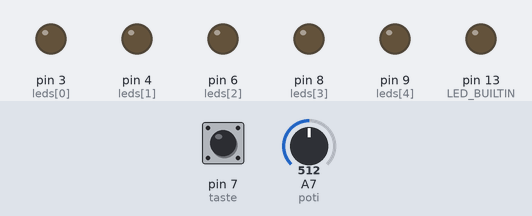
This sketch was run on a simulated Arduino Nano, built with avr-gcc and run on an emulated ATmega328P. On the bench: output pins drawn as LEDs (lit = HIGH). The test bench sets the inputs (shaded band); at power-on: pin 7 (taste) LOW, A7 (poti) = 512.

Above: at 1.2 s.
1.3 s: pin 7 (taste) pulled HIGH for 0.15 s
At 2.0 s:
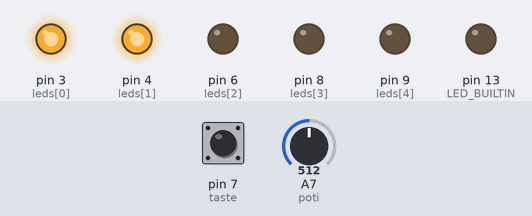
2.9 s: A7 (poti) set to 602
4.4 s: A7 (poti) set to 631
At 4.8 s:
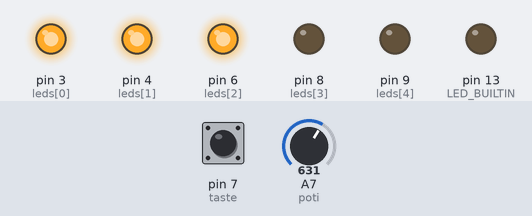
5.9 s: pin 7 (taste) pulled HIGH for 1 s
At 6.7 s:
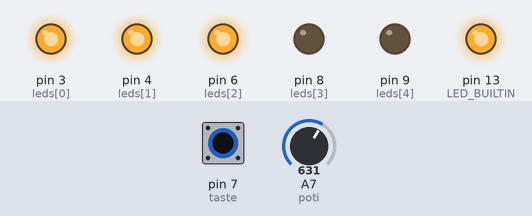
8.4 s: pin 7 (taste) pulled HIGH for 3.2 s
At 9.1 s:
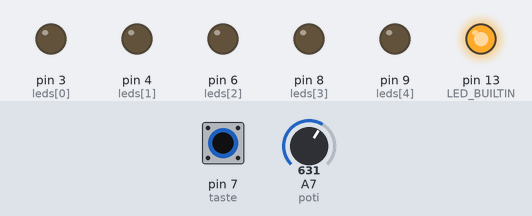
13.1 s: A7 (poti) set to 810
14.6 s: A7 (poti) set to 831
At 15.0 s:
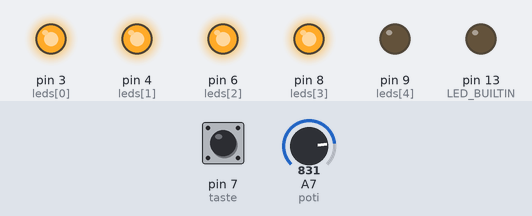
Timing chart, 0 to 17.1 s (numbered marks = the images above; inputs shaded):
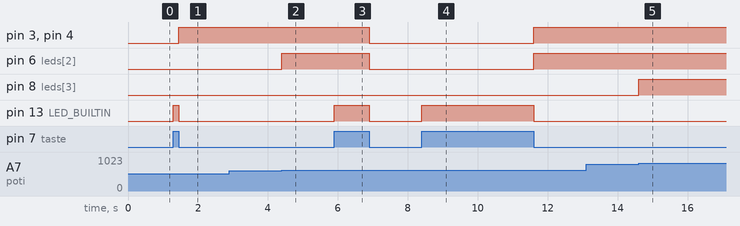

The sketch:

19pegel.ino
```cpp
//19pegel
//Franzis Adventskalender für Arduino

int leds[] = {3, 4, 6, 8, 9};
int taste = 7;
int poti = A7;
int n = 5;
bool r = false;

void setup() {
  pinMode(LED_BUILTIN, OUTPUT);
  pinMode(taste, INPUT);
  for(int i = 0; i < n; i++) {
    pinMode(leds[i], OUTPUT);
  }
}

void loop() {
  if(digitalRead(taste) == HIGH) {
    while(digitalRead(taste) == HIGH) {
      digitalWrite(LED_BUILTIN, HIGH);
    }
    digitalWrite(LED_BUILTIN, LOW);
    r = !r;
  }
  if(r) {
    int s = analogRead(poti);
    int p = map(s, 0, 1023, 0, n);
    for(int i = 0; i < n; i++) {
      if(i < p) {
        digitalWrite(leds[i], HIGH);
      }
      else {
        digitalWrite(leds[i], LOW);
      }
    }
  }
  else {
    for(int i = 0; i < n; i++) {
      digitalWrite(leds[i], LOW);
    }
  }
}
```

Measured:
- the behaviour switches between 613 and 614 on A7 (poti) (found by bisection; images 1 and 2)
- the behaviour switches between 818 and 819 on A7 (poti) (found by bisection; images 4 and 5)
- after the input at 1.3 s, pin 3 (leds[0]), pin 4 (leds[1]): LOW → HIGH after 0.15 s; pin 13 (LED_BUILTIN): LOW → HIGH at once, → LOW 0.15 s later
- after the input at 2.9 s, every drawn part: stays the same
- after the input at 4.4 s, pin 6 (leds[2]): LOW → HIGH at once
- after the input at 5.9 s, pin 3 (leds[0]), pin 4 (leds[1]), pin 6 (leds[2]): HIGH → LOW after 1.0 s; pin 13 (LED_BUILTIN): LOW → HIGH at once, → LOW 1.0 s later
- after the input at 8.4 s, pin 3 (leds[0]), pin 4 (leds[1]), pin 6 (leds[2]): LOW → HIGH after 3.2 s; pin 13 (LED_BUILTIN): LOW → HIGH at once, → LOW 3.2 s later
- after the input at 13.1 s, every drawn part: stays the same
- after the input at 14.6 s, pin 8 (leds[3]): LOW → HIGH at once
